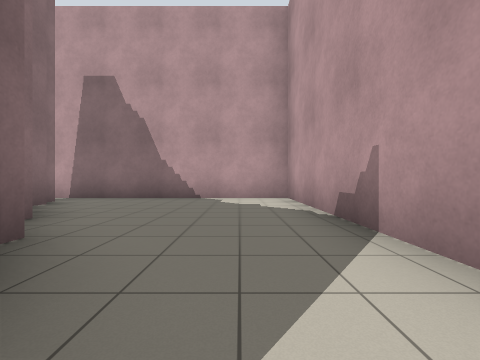
view 1 (above)

21 first-person views from a walk through a world built for the Player/Stage simulator. The camera is 0.94 m above the floor, looks level and sees 90° across. Floor lines are 1 m apart. The floor is counted in squares, 2 m on a side. Each view is taken from the middle of a square. On the plan, view 1 faces up. The plan holds only what a view shows up to about 9 squares ahead; the rest is blank.

view 2
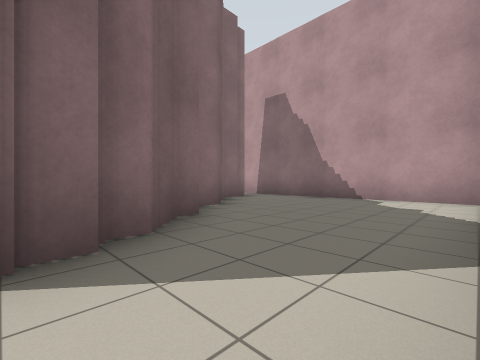

view 3
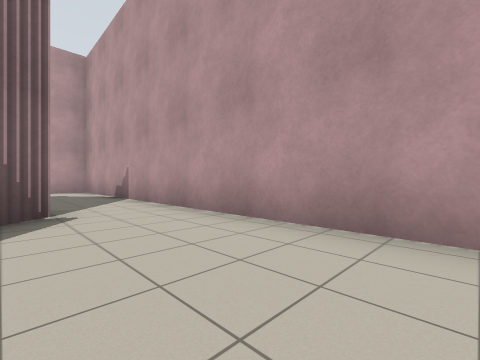

view 4
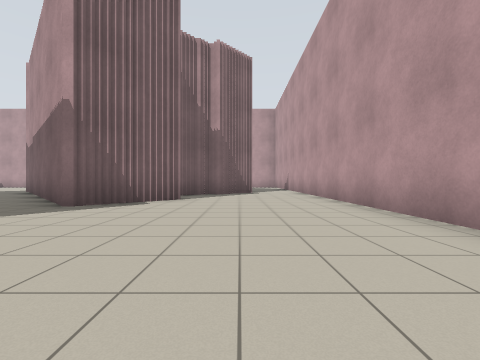

view 5
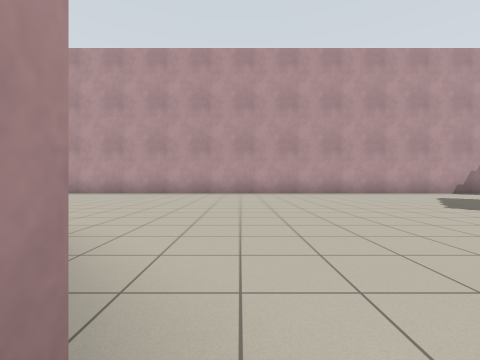

view 6
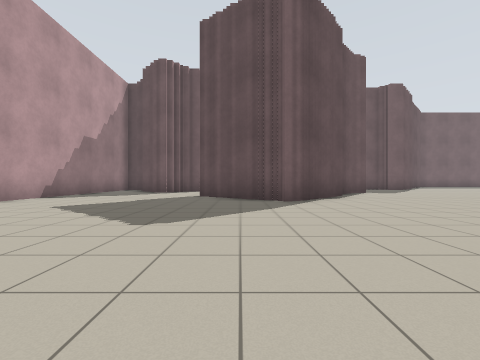

view 7
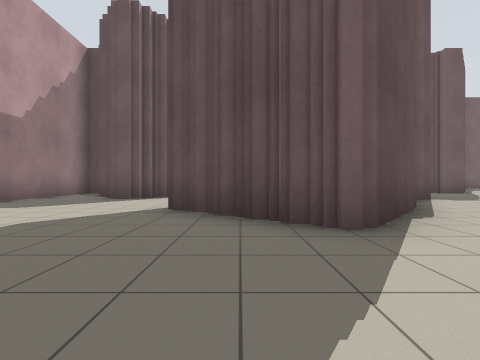

view 8
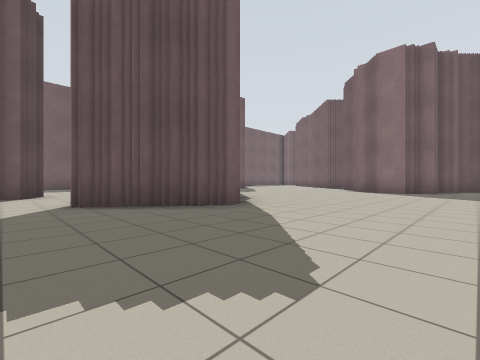

view 9
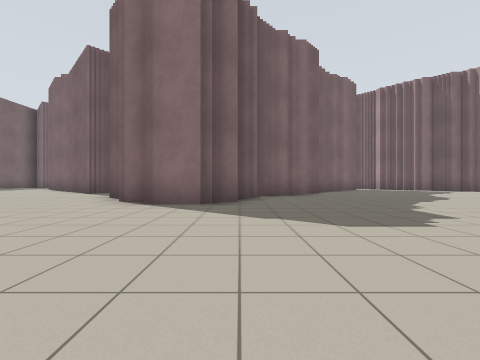

view 10
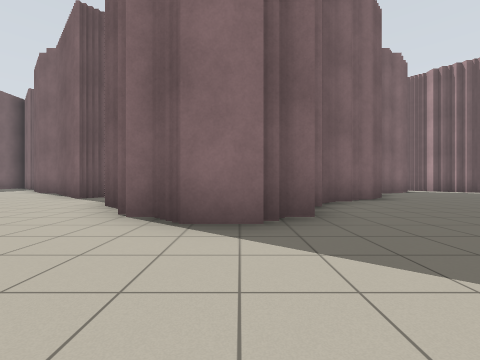

view 11
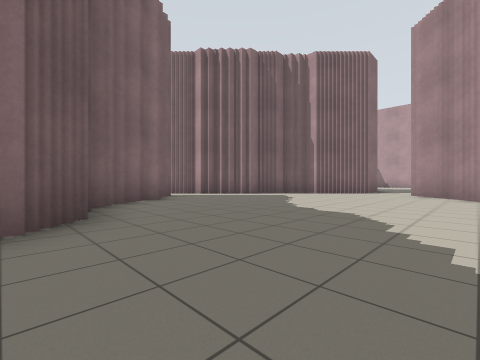

view 12
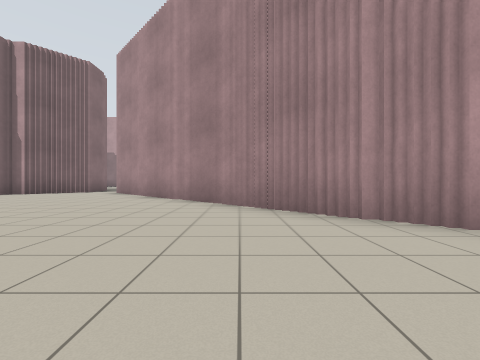

view 13
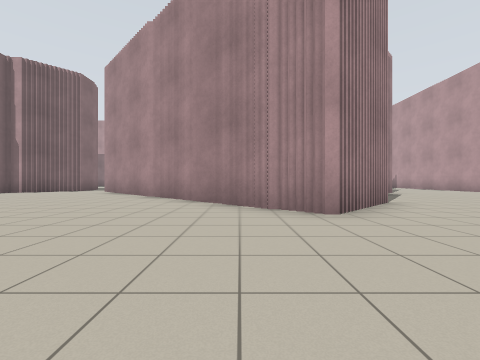

view 14
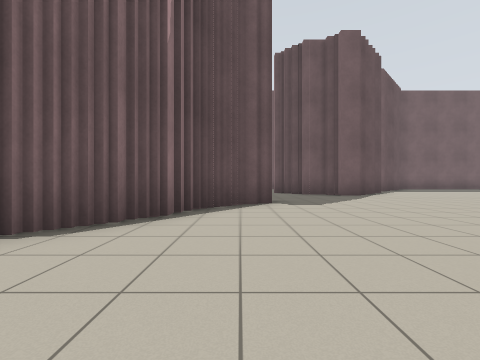

view 15
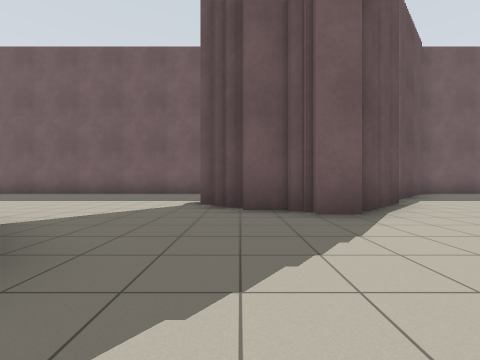

view 16
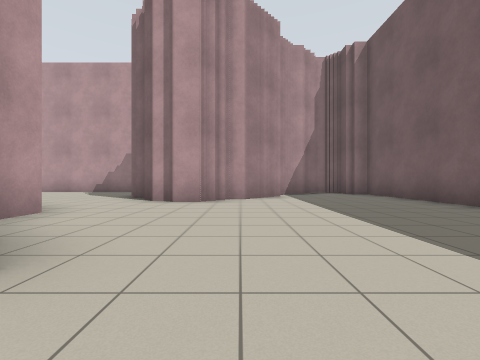

view 17
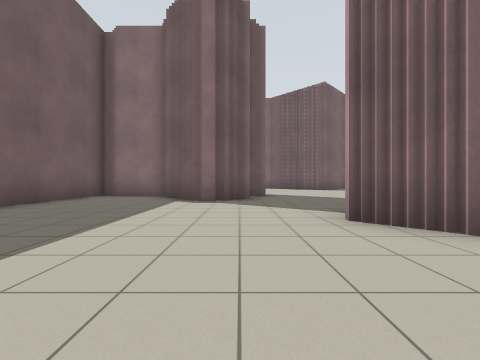

view 18
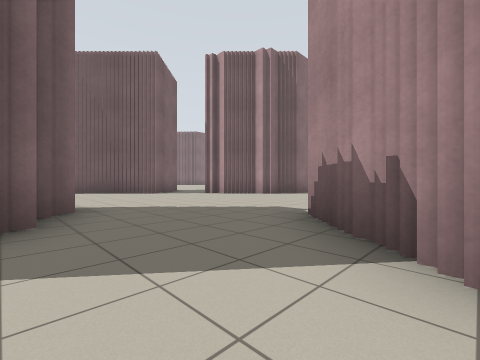

view 19
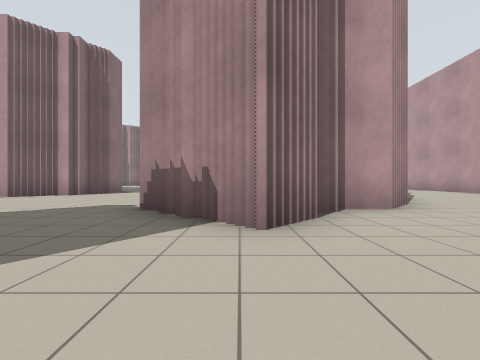

view 20
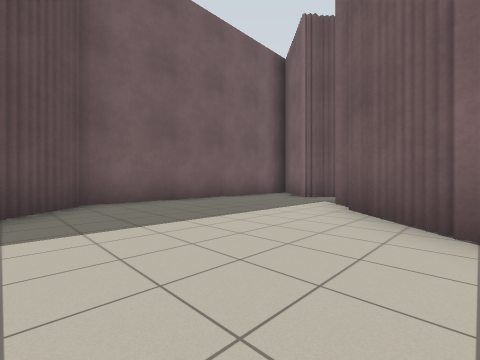

view 21
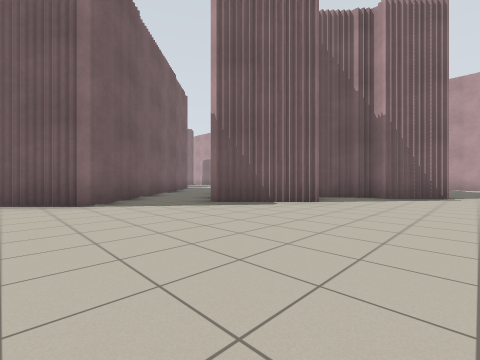

### Floor plan
Key: @ floor where view 1 was taken; # wall or solid block; . floor.
Columns run from 23 left of view 1 to 2 right of it. Each row starts with its distance up from view 1.
  7                   ########
  6                    ......#
  5                    #.....#
  4                    #.....#
  3                    ##....#
  2                     ##...#
  1                      #...#
  0                ##    ##@.#
 -1         #.     .##  ##...#
 -2        ##.##   ..## #....#
 -3       ##...##   ..###....#
 -4      ##.....## #...#.....#
 -5     ##.......####........#
 -6    ##.........####.......#
 -7    #...........####......#
 -8      #..........##.......#
 -9      #...................#
-10      ##..................#
-11       ###................#
-12         #................#
-13         ###..............#
-14           ##.............#
-15           ##.............#
-16          ##......###.....#
-17         .........####....#
-18        #........####.....#
-19       ##.......####...#..#
-20      ##.........##...###.#
-21     ##...............#  .#
-22    ##......###.......## ##
-23    #......####........##
-24  ##......## #..........##
-25 ##......## ##...........#
-26 #......##  #...........##
-27 ########   #############

Positions as (right, up) in squares from view 1, and headings:
1: (0, 0), facing up
2: (1, 0), facing up-left
3: (-1, -4), facing up-right
4: (-1, -9), facing up
5: (-7, -9), facing right
6: (-4, -10), facing down
7: (-4, -13), facing down
8: (-2, -12), facing down-left
9: (-7, -13), facing left
10: (-9, -14), facing left
11: (-12, -11), facing up-left
12: (-9, -11), facing up
13: (-8, -12), facing up
14: (-8, -14), facing down
15: (-10, -18), facing down
16: (-8, -22), facing right
17: (-4, -22), facing left
18: (-7, -22), facing up-left
19: (-7, -23), facing up
20: (-15, -21), facing down-left
21: (0, -8), facing up-left
